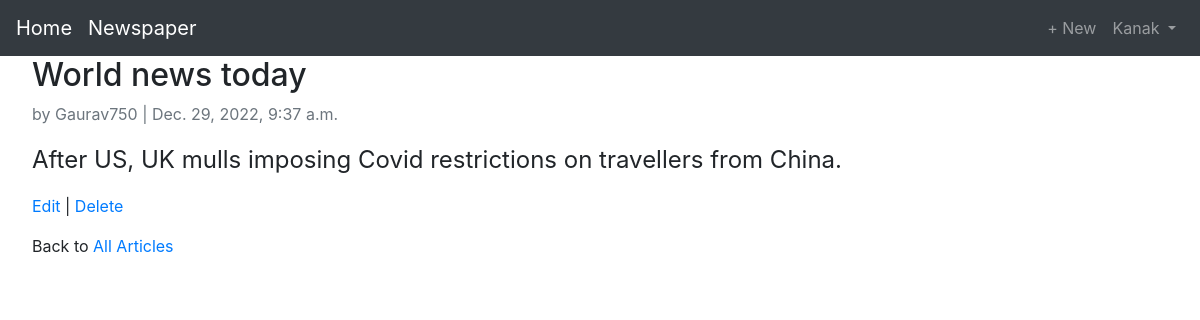
The page /articles/2/ (signed in) on the database its author committed.
### accounts/models.py (models this page shows)
class CustomUser(AbstractUser):
    age = models.PositiveIntegerField(null=True, blank=True)

### articles/models.py (models this page shows, shortened)
class Article(models.Model):
    title = models.CharField(max_length=255)
    body = models.TextField()
    date = models.DateTimeField(auto_now_add=True)
    author = models.ForeignKey(get_user_model(), on_delete=models.CASCADE)

### articles/views.py (the view)
# urls.py: path('<int:pk>/', ArticleDetailView.as_view(), name='article_detail'),
class ArticleDetailView(DetailView):
    model = Article
    template_name = 'article_detail.html'

### templates/article_detail.html
{% extends 'base.html' %} {% block content %}
<div class="article-entry">
  <h2>{{object.title}}</h2>
  <p class="text-muted">by {{object.author}} | {{object.date}}</p>
  <p style="font-size: 1.5rem">{{object.body}}</p>
</div>
<p>
  <a href="{% url 'article_edit' article.pk %}">Edit</a> |
  <a href="{% url 'article_delete' article.pk %}">Delete</a>
</p>
<p>Back to <a href="{% url 'article_list' %}">All Articles</a></p>
{% endblock content %}

### templates/base.html (shortened to what this page needs)
<!DOCTYPE html>
<html lang="en">
  <head>
    <link
      rel="stylesheet"
      href="https://cdn.jsdelivr.net/npm/bootstrap@4.5.3/dist/css/bootstrap.min.css"
    />
  </head>
  <body>
    <nav class="navbar navbar-expand-lg navbar-dark bg-dark">
      <a class="navbar-brand" href="{% url 'home' %}">Home</a>
      <a class="navbar-brand" href="{% url 'article_list' %}">Newspaper</a>
      <div class="collapse navbar-collapse" id="navbarSupportedContent">
        {% if user.is_authenticated %}
        <ul class="navbar-nav ml-auto">
          <li class="nav-item">
            <a class="nav-link" href="{% url 'article_new' %}">+ New </a>
          </li>
          <li class="nav-item">
            <a
              class="nav-link dropdown-toggle"
              href="#"
              id="navbarDropdown"
              role="button"
              data-toggle="dropdown"
              aria-haspopup="true"
              aria-expanded="false"
            >
              {{ user.username }}
            </a>
          </li>
        </ul>
        {% endif %}
      </div>
    </nav>
    <main>
      <div style="margin: 0 2rem">
        {% block content %}{% endblock content %}
      </div>
    </main>
  </body>
</html>

### rows shown on the page
CustomUser: username "Kanak"
Article: title "World news today", author "Gaurav750", date "Dec. 29, 2022, 9:37 a.m.", body "After US, UK mulls imposing Covid restrictions on travellers from China."
